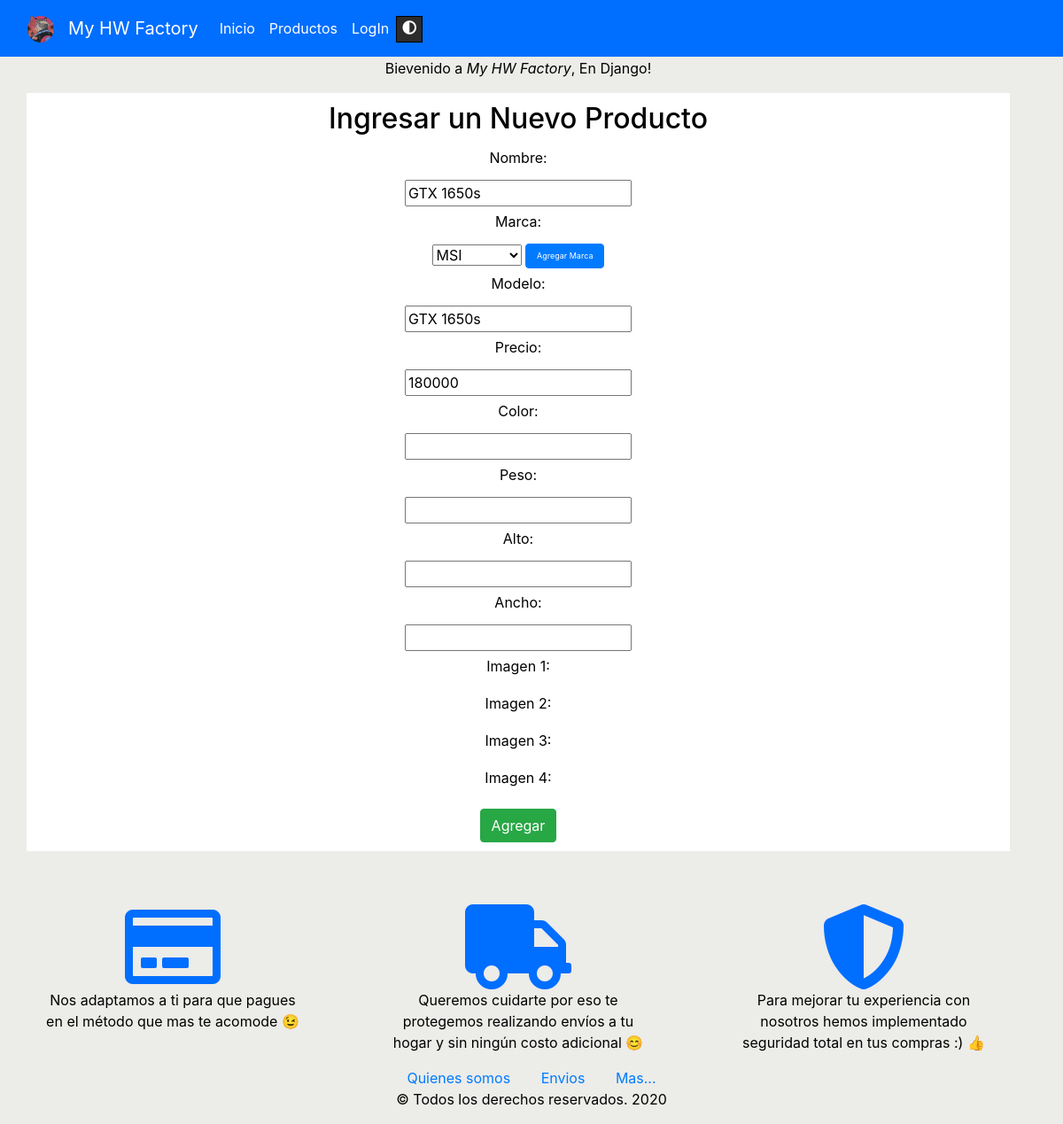
Page /catalogo/producto/20/update/ on the committed database.
### catalogo/models.py (models this page shows, shortened)
class Producto(models.Model):
    nombre=models.CharField(max_length=100 ,help_text='Nombre del producto')
    marca = models.ForeignKey('Marca', help_text="Seleccione una marca para este producto", on_delete=models.SET_NULL,null=True,blank=True)
    modelo=models.CharField(max_length=50,help_text='Modelo del producto')
    precio=models.PositiveIntegerField(blank=False,help_text='Precio del producto')
    color=models.CharField(max_length=25, null=True, blank=True,help_text='Color del producto(Puede quedar en blanco)')
    peso=models.DecimalField(decimal_places=2, max_digits=4, null=True,blank=True,help_text='Peso del producto (puede quedar en blanco)')
    alto=models.DecimalField(decimal_places=2, max_digits=4, null=True,blank=True,help_text='Alto del producto(puede quedar en blanco)')
    ancho=models.DecimalField(decimal_places=2, max_digits=4, null=True,blank=True,help_text='Ancho del producto(puede quedar en blanco)')
    img1=models.ImageField( verbose_name="Imagen", upload_to="productos" ,null=True,blank=True)
    img2=models.ImageField( verbose_name="Imagen", upload_to="images", null=True,blank=True)
    img3=models.ImageField( verbose_name="Imagen", upload_to="images", null=True,blank=True)
    img4=models.ImageField( verbose_name="Imagen", upload_to="images", null=True,blank=True)

class Marca(models.Model):
    marca=models.CharField(max_length=100)
    disponible  = models.BooleanField(null=True)
    def __str__(self):
        return f'{self.marca}'

### catalogo/views.py (the view)
# urls.py: path('producto/<int:pk>/update/',views.ProductoUpdate.as_view(),name='producto_update'),
class ProductoUpdate(UpdateView):
    model=Producto
    fields=['nombre','marca','modelo','precio','color','peso','alto','ancho']

### catalogo/templates/catalogo/producto_form.html (shortened to what this page needs)
{% extends "plantilla_base.html" %}
{% block content %}
    <center>
        <div class="container-fluid" style="margin-top: 65px;">
                <p>Bievenido a <em>My HW Factory</em>, En Django!</p>
            <div  style="background: white; padding: 10px;">
                <h2>Ingresar un Nuevo Producto</h2>
                <form class="container-fluid" action="" method="POST" enctype="multipart/form-data"  >
                    <div class="container-fluid">
                        <div class="row" style="display:block" >
                            <label class=" container-fluid " style=" padding: 5px;">Nombre:</label>
                            {{form.nombre}}
                        </div>
                        <div class="row" style="display:block" >
                            <label class=" container-fluid"  style=" padding: 5px;">Marca:</label>
                            {{form.marca}}
                            <a class="btn btn-primary" href="{%url 'marca_create'%}" style="font-size: xx-small;"> Agregar Marca</a>
                        </div>
                        <div class="row" style="display:block" >
                        <label class=" container-fluid"  style="padding: 5px;">Modelo:</label>
                        {{form.modelo}}
                        </div>
                        <div class="row" style="display:block" >
                        <label class=" container-fluid"  style="padding: 5px;">Precio:</label>
                        {{form.precio}}
                        </div>
                        <div class="row" style="display:block" >
                        <label class=" container-fluid"  style="padding: 5px;">Color:</label>
                        {{form.color}}
                        </div>
                        <div class="row" style="display:block" >
                        <label class=" container-fluid"  style=" padding: 5px;">Peso:</label>
                        {{form.peso}}
                        </div>
                        <div class="row" style="display:block" >
                        <label class=" container-fluid"  style=" padding: 5px;">Alto:</label>
                        {{form.alto}}
                        </div>
                        <div class="row" style="display:block" >
                        <label class=" container-fluid"  style=" padding: 5px;">Ancho:</label>
                        {{form.ancho}}
                        </div>
                        <div class="row" style="display:block" >
                        <label class=" container-fluid"  style=" padding: 5px;">Imagen 1:</label>
                        </div>
                        <div class="row" style="display:block" >
                        <label class=" container-fluid"  style=" padding: 5px;">Imagen 2:</label>
                        </div>
                        <div class="row" style="display:block" >
                        <label class=" container-fluid"  style=" padding: 5px;">Imagen 3:</label>
                        </div>
                        <div class="row" style="display:block" >
                        <label class=" container-fluid"  style=" padding: 5px;">Imagen 4:</label>
                        </div>
                        <div class="row" style="display:block;margin-top: 10px;" >
                        <button class="btn btn-success" type="submit" value="">Agregar</button>
                        </div>
                    </div>
                </form>
            </div>
        </div>
    </center>
{% endblock %}

### catalogo/static/css/estilosadmin.css (style rules this page uses)
:root { --sombra-light: 2px 2px 2px 2px rgba(170,170,170,.16); --sombra-dark:2px 2px 2px 2px rgba(0,0,0,.16); --background-fondo-ligth: rgba(163, 163, 148, 0.2); --backgrund-fondo-dark: rgba(59, 59, 59, 0.932); --background-section-dark2: #575757; --font-dark: #FFFFFF; --font-ligth:black; --background-section:#fff; --background-divnav-ligth:rgb(0, 110, 255); --background-divnav-dark: rgb(61, 61, 61); --background-btn-mode-ligth:#2c2c2c; --background-btn-mode-dark:orange; --background-header-body-modal-dark: rgb(61, 61, 61); --background-header-body-modal-ligth: #e7e7e7; }
body { background:var(--background-fondo-ligth);color: black; }

### rows in the picture
Producto: nombre "GTX 1650s", modelo "GTX 1650s", precio "180000"
Marca: marca "MSI"
